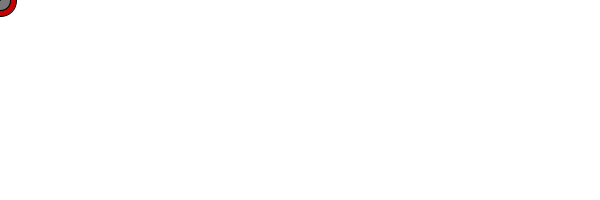
Frame 1 (no input)
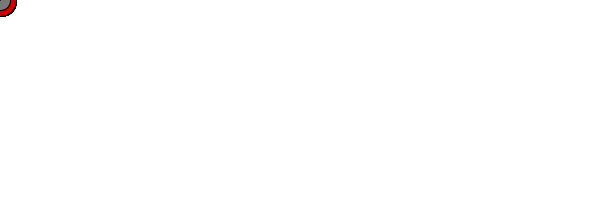
Frame 60 (the mouse pressed at the canvas centre just before this capture)
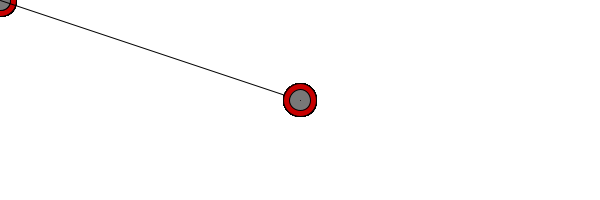
Frame 120 (the mouse held since frame 60 and released just before this capture)

The Processing sketch that drew these frames (run headless with seeded random() and noise(); from frame 60 on, the mouse is pressed at the canvas centre):

// Processing sketch: hkklotz_sketch6
// ── hkklotz_sketch6.pde
void setup(){
  size(600,200);
  background(255);
}
void draw(){
  fill(200,0,0);
  ellipse(mouseX,mouseY,33,33);
  fill(120);
  ellipse(pmouseX,pmouseY,21,21);
  line(mouseX,mouseY,pmouseX,pmouseY);
}
void mousePressed(){
  background(94);
} 
